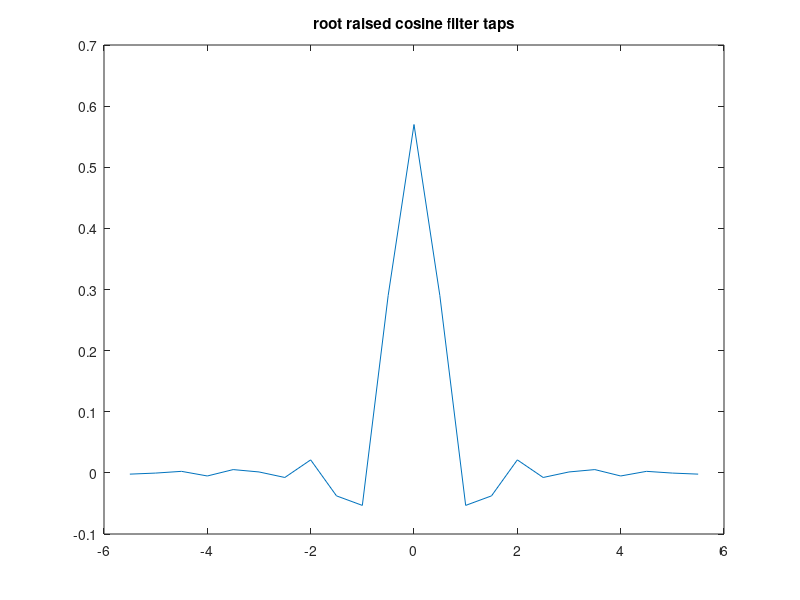
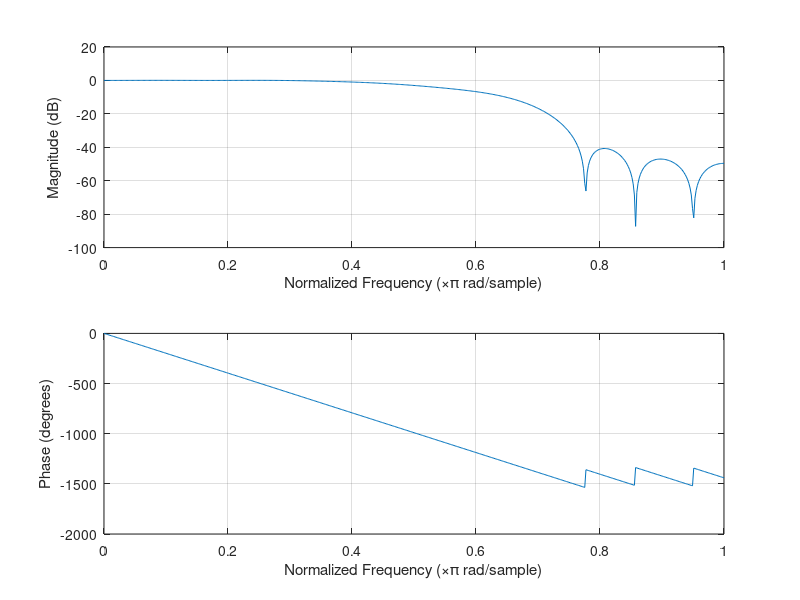

Write MATLAB code to recreate these figures, in order.
clc;
clear all;
close all;

%Equation from https://en.wikipedia.org/wiki/Root-raised-cosine_filter

%Parameters
nb_sample = 2^10;
Fsymb = 1;
Fsamp = 2;
roll_off = 0.5;
manual_gain=1;


%Init
Ts=1/Fsymb;
Tsamp=1/Fsamp;
t=(-5.5:Tsamp:5.5);

%Filter coefficients
h_zero = 1/Ts*(1+roll_off*(4/pi-1));
h_Ts_4_roll_off = roll_off/Ts/sqrt(2) * [(1+2/pi) * sin(pi/4/roll_off) + (1-2/pi) * cos(pi/4/roll_off)];
h= 1/Ts * (sin(pi*t/Ts*(1-roll_off)) + 4*roll_off*t/Ts.*cos(pi*t/Ts*(1+roll_off))) ./ (pi * t/Ts .* [1-(4*roll_off*t/Ts).^2]);

%Replace the h_zero
for k=1:length(t)
  if t(k)==0
    h(k)=h_zero;
  endif
end;

%Replace the h_Ts_4_roll_off
for k=1:length(t)
  if t(k)==Ts/4/roll_off
    h(k)=h_Ts_4_roll_off;
    printf('found h_Ts_4_roll_off\n');
  endif
  if t(k)==-Ts/4/roll_off
    h(k)=h_Ts_4_roll_off;
    printf('-found h_Ts_4_roll_off\n');
  endif
end;

%Compensate gain
taps_sum = sum(h);
h = h/taps_sum;

%Compense
h=h/manual_gain;

%Measure gain
data_in=zeros(1,nb_sample)+1023;
data_out=conv(data_in,h);
measured_gain=data_out(nb_sample/2)/data_in(nb_sample/2);

%Plot the taps
figure(1);
x_axis = t;
plot(x_axis,h);
title('root raised cosine filter taps');

%Plot the reponse
figure(2);
freqz(h,1,512);

%Save taps
fid=fopen('taps.txt','w');
fprintf(fid,'%f\n',h);
fclose(fid);

%Save taps for gnu radio
fid=fopen('taps_gnu_radio.txt','w');
fprintf(fid,'[');
for k=1:length(h)
  if k==length(h)
    fprintf(fid,'%f]\n',h(k));
   else
    fprintf(fid,'%f,\n',h(k));
   end;
end;
  
fclose(fid);
